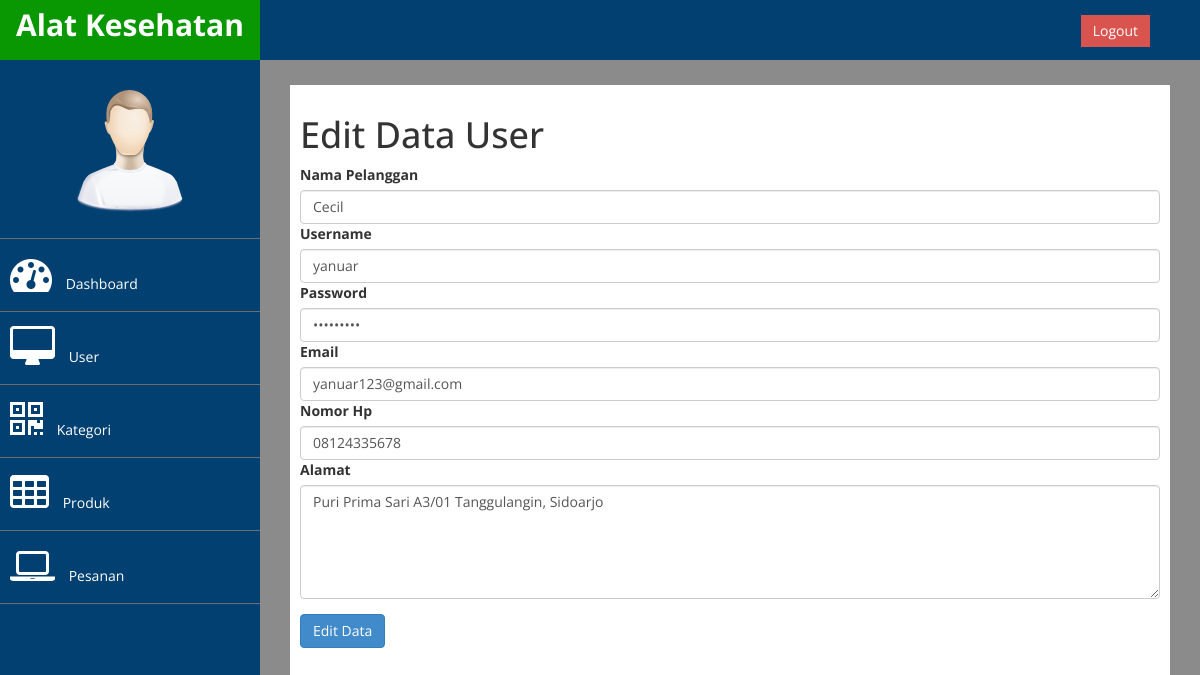
The app's page /Admin/index.php?halaman=editUser&id=1 (signed in) with its own data.
### tables this page shows
CREATE TABLE `pelanggan` (
  `id_pelanggan` int(11) NOT NULL,
  `nama_pelanggan` varchar(255) NOT NULL,
  `username` varchar(255) NOT NULL,
  `password` varchar(255) NOT NULL,
  `email` varchar(255) NOT NULL,
  `nomor_hp` varchar(13) NOT NULL,
  `alamat` text NOT NULL
);

### Database/koneksi.php (called while the page is built, shortened)
<?php
$conn = mysqli_connect("localhost","root","","toko_online");
function query($query){
    global $conn;
    $result = mysqli_query($conn,$query);
    $rows = [];
    if(mysqli_num_rows($result)==0){
        echo "
            <script>
                document.location.href='index.php';
            </script>
        ";
    }else{
        while($row = mysqli_fetch_assoc($result)){
            $rows[]=$row;
        }
        return $rows;
    }
}
?>

### Admin/hlm-pelanggan/editUser.php (the view, shortened to what this page needs)
<?php
$pelangganEdit=query("SELECT * FROM pelanggan WHERE id_pelanggan = $_GET[id]")[0];
?>
<h1>Edit Data User</h1>
<form action="" method="post">
    <div class="form-group">
        <label for="nama_pelanggan">Nama Pelanggan</label>
        <input type="text" class="form-control" id="nama_pelanggan" name="nama_pelanggan"
        value="<?= $pelangganEdit["nama_pelanggan"]?>" placeholder="Masukkan Nama Pelanggan" required autocomplete="off">
        <label for="username">Username</label>
        <input type="text" class="form-control" id="username" name="username"
        value="<?= $pelangganEdit["username"]?>" placeholder="Masukkan Username" required autocomplete="off">
        <label for="password">Password</label>
        <input type="password" class="form-control" id="password" name="password"
        value="<?= $pelangganEdit["password"]?>" placeholder="Masukkan Password" required autocomplete="off">
        <label for="email">Email</label>
        <input type="email" class="form-control" id="email" name="email"
        value="<?= $pelangganEdit["email"]?>" placeholder="Masukkan Email" required autocomplete="off">
        <label for="nomor_hp">Nomor Hp</label>
        <input type="text" class="form-control" id="nomor_hp" name="nomor_hp"
        value="<?= $pelangganEdit["nomor_hp"]?>" placeholder="Masukkan Nomor Hp" required autocomplete="off">
        <label for="alamat">Alamat</label>
        <textarea cols="20" rows="5" type="text" class="form-control" id="alamat"
        name="alamat" placeholder="Masukkan Alamat" required autocomplete="off"><?= $pelangganEdit["alamat"]?></textarea>
    </div>
    <button type="submit" class="btn btn-primary" name="submit">Edit Data</button>
</form>

### Admin/assets/css/newCustom.css (style rules this page uses)
body { font-family: 'Open Sans', sans-serif; }

### records on screen
pelanggan: nama_pelanggan "Cecil", username "yanuar", email "yanuar123@gmail.com", nomor_hp "08124335678", alamat "Puri Prima Sari A3/01 Tanggulangin, Sidoarjo"
